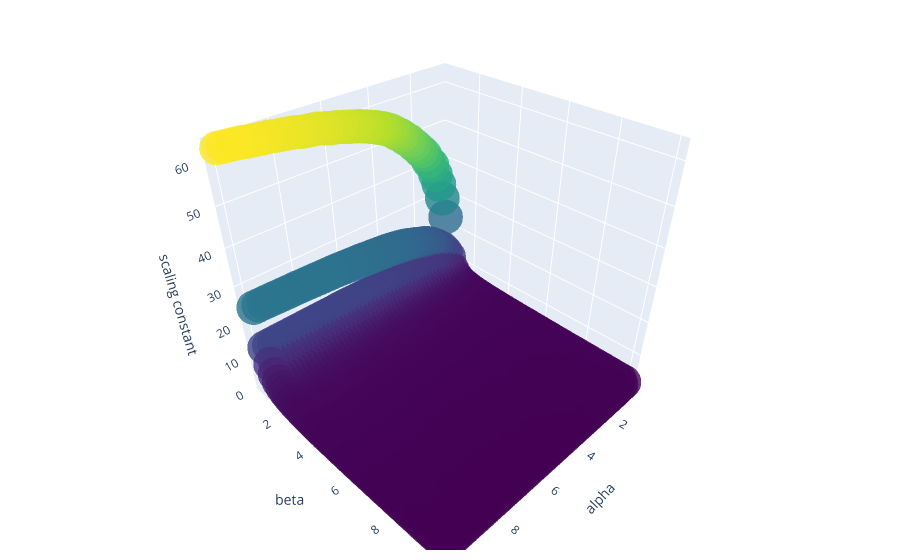

The cell this chart's notebook holds for it:
### Code cell
graph_objects(parameter_pairs, parameter_cs)

### Figure 1 — Plotly figure (JSON) as saved in the notebook; plotly's stock layout.template omitted (floating-point values rounded to 4 significant figures; data arrays with more than 128 entries replaced by an {"elided": "..."} marker saying what was removed)
{"data": [{"marker": {"color": {"elided": "2500 float values"}, "colorscale": [[0, "#440154"], [0.1111, "#482878"], [0.2222, "#3e4989"], [0.3333, "#31688e"], [0.4444, "#26828e"], [0.5556, "#1f9e89"], [0.6667, "#35b779"], [0.7778, "#6ece58"], [0.8889, "#b5de2b"], [1, "#fde725"]], "opacity": 0.8, "size": 12}, "mode": "markers", "type": "scatter3d", "x": {"elided": "2500 float values"}, "y": {"elided": "2500 float values"}, "z": {"elided": "2500 float values"}}], "layout": {"margin": {"b": 10, "l": 10, "r": 20, "t": 10}, "scene": {"xaxis": {"title": {"text": "alpha"}}, "yaxis": {"title": {"text": "beta"}}, "zaxis": {"title": {"text": "scaling constant"}}}}}
